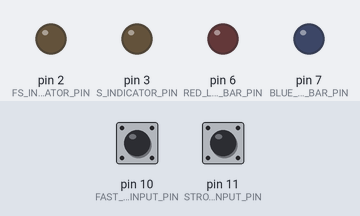
The sketch below on a simulated Arduino Uno, built with avr-gcc and run on an emulated ATmega328P. Shown: output pins drawn as LEDs (lit = HIGH). Dashed ring = blinking. The inputs (shaded band) are chosen by the test bench; at power-on: pin 10 (FAST_STROBE_INPUT_PIN) HIGH, pin 11 (STROBE_INPUT_PIN) HIGH.

Above: at 1.2 s.
1.3 s: pin 10 (FAST_STROBE_INPUT_PIN) pulled LOW for 0.15 s
At 1.87 s:
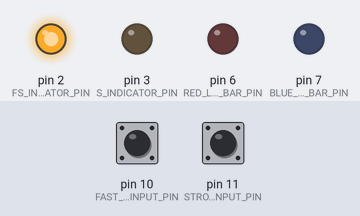
4.3 s: pin 11 (STROBE_INPUT_PIN) pulled LOW for 1 s
At 4.65 s:
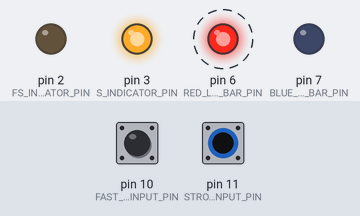
7.3 s: pin 11 (STROBE_INPUT_PIN) pulled LOW for 3.2 s
At 7.52 s:
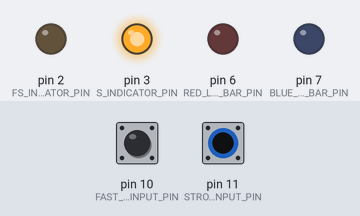
12.0 s: pin 11 (STROBE_INPUT_PIN) pulled LOW for 0.15 s
At 12.21 s:
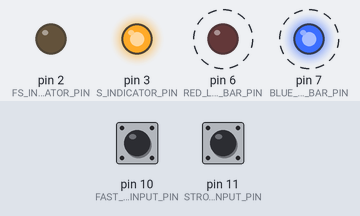
Timing chart, 0 to 16.0 s (numbered marks = the images above; inputs shaded):
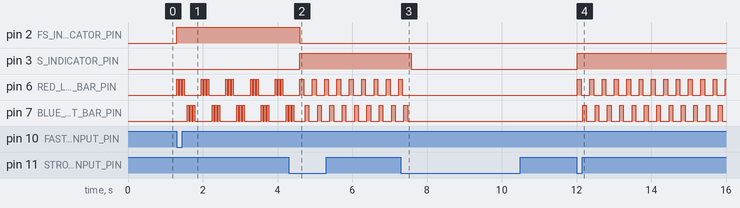

Measured:
- after the input at 1.3 s, pin 2 (FS_INDICATOR_PIN): LOW → HIGH at once; pin 6 (RED_LIGHT_BAR_PIN): LOW → HIGH at once, then repeats every 0.66 s: 2 × (LOW 0.04 s, HIGH 0.04 s), LOW 0.46 s, HIGH 0.04 s; pin 7 (BLUE_LIGHT_BAR_PIN): LOW → HIGH after 0.29 s, then repeats every 0.66 s: 2 × (LOW 0.04 s, HIGH 0.04 s), LOW 0.46 s, HIGH 0.04 s
- after the input at 4.3 s, pin 2 (FS_INDICATOR_PIN): HIGH → LOW after 0.30 s; pin 3 (S_INDICATOR_PIN): LOW → HIGH after 0.30 s
- after the input at 7.3 s, pin 3 (S_INDICATOR_PIN): HIGH → LOW after 0.27 s; pin 6 (RED_LIGHT_BAR_PIN): goes on until 7.3 s, then stays LOW; pin 7 (BLUE_LIGHT_BAR_PIN): goes on until 7.5 s, then stays LOW
- after the input at 12.0 s, pin 3 (S_INDICATOR_PIN): LOW → HIGH at once; pin 6 (RED_LIGHT_BAR_PIN): alternates HIGH for 0.10 s and LOW for 0.23 s, starting at once; pin 7 (BLUE_LIGHT_BAR_PIN): alternates HIGH for 0.10 s and LOW for 0.23 s, starting after 0.17 s

The sketch:

police_light_bar.ino
```cpp
#define RED_LIGHT_BAR_PIN 6
#define BLUE_LIGHT_BAR_PIN 7

#define FAST_STROBE_INPUT_PIN 10
#define STROBE_INPUT_PIN 11

#define FS_INDICATOR_PIN 2
#define S_INDICATOR_PIN 3

bool fastStrobeActive = false;
bool strobeActive = false;
bool lastFastStrobeButtonState = HIGH;
bool lastStrobeButtonState = HIGH;

void setup() {
  pinMode(RED_LIGHT_BAR_PIN, OUTPUT);
  pinMode(BLUE_LIGHT_BAR_PIN, OUTPUT);

  pinMode(FS_INDICATOR_PIN, OUTPUT);
  pinMode(S_INDICATOR_PIN, OUTPUT);

  pinMode(FAST_STROBE_INPUT_PIN, INPUT_PULLUP);
  pinMode(STROBE_INPUT_PIN, INPUT_PULLUP);

  // Ensure indicators start off
  digitalWrite(FS_INDICATOR_PIN, LOW);
  digitalWrite(S_INDICATOR_PIN, LOW);
}

void fastStrobe() {
  for (int i = 0; i < 3; i++) { // Quick bursts
    digitalWrite(RED_LIGHT_BAR_PIN, HIGH);
    delay(40);
    digitalWrite(RED_LIGHT_BAR_PIN, LOW);
    delay(40);
  }

  delay(50); // Small pause between bursts

  for (int i = 0; i < 3; i++) { // Faster flashes
    digitalWrite(BLUE_LIGHT_BAR_PIN, HIGH);
    delay(40);
    digitalWrite(BLUE_LIGHT_BAR_PIN, LOW);
    delay(40);
  }

  delay(80); // Longer pause before repeating
}

void strobe(){
  digitalWrite(RED_LIGHT_BAR_PIN, HIGH);
  delay(100);
  digitalWrite(RED_LIGHT_BAR_PIN, LOW);
  delay(40);
  digitalWrite(BLUE_LIGHT_BAR_PIN, HIGH);
  delay(100);
  digitalWrite(BLUE_LIGHT_BAR_PIN, LOW);
  delay(40);
}

void loop() {
   // Read button states
  bool fastStrobeButtonState = digitalRead(FAST_STROBE_INPUT_PIN);
  bool strobeButtonState = digitalRead(STROBE_INPUT_PIN);

  // Toggle Fast Strobe
  if (fastStrobeButtonState == LOW && lastFastStrobeButtonState == HIGH) {
    fastStrobeActive = !fastStrobeActive; // Toggle state
    strobeActive = false; // Turn off the other mode
  }

  // Toggle Strobe
  if (strobeButtonState == LOW && lastStrobeButtonState == HIGH) {
    strobeActive = !strobeActive; // Toggle state
    fastStrobeActive = false; // Turn off the other mode
  }

  // Update indicator lights
  digitalWrite(FS_INDICATOR_PIN, fastStrobeActive ? HIGH : LOW);
  digitalWrite(S_INDICATOR_PIN, strobeActive ? HIGH : LOW);

  // Run the active strobe pattern
  if (fastStrobeActive) {
    fastStrobe();
  }
  else if (strobeActive) {
    strobe();
  }
  else {
    digitalWrite(RED_LIGHT_BAR_PIN, LOW);
    digitalWrite(BLUE_LIGHT_BAR_PIN, LOW);
  }

  // Store last button states
  lastFastStrobeButtonState = fastStrobeButtonState;
  lastStrobeButtonState = strobeButtonState;

  delay(50); // Basic debounce delay
}
```
